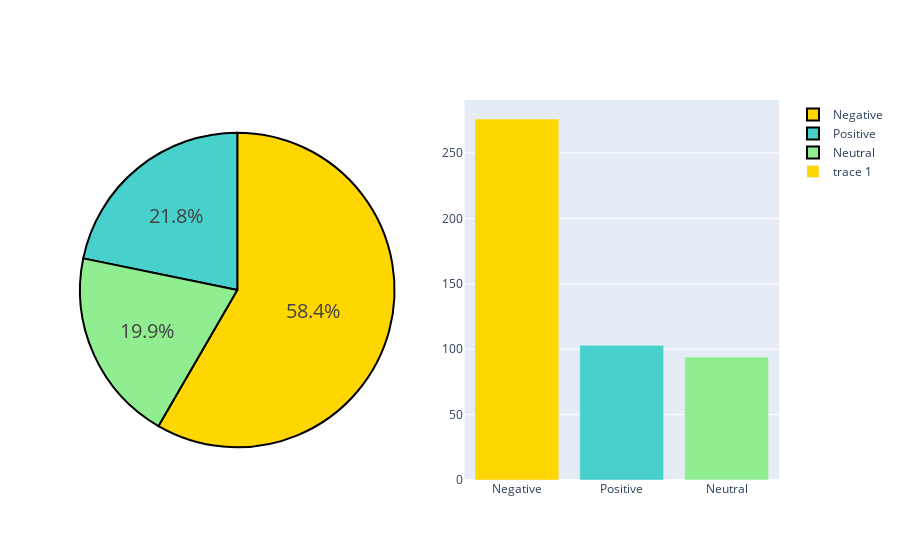

Here is the notebook cell this chart was saved with:
### Code cell
fig = make_subplots(rows=1, cols=2, specs=[[{"type": "pie"}, {"type": "bar"}]])
colors = ['gold', 'mediumturquoise', 'lightgreen'] # darkorange
fig.add_trace(go.Pie(labels=df.label_name.value_counts().index,
                             values=df.label.value_counts().values), 1, 1)

fig.update_traces(hoverinfo='label+percent', textfont_size=20,
                  marker=dict(colors=colors, line=dict(color='#000000', width=2)))

fig.add_trace(go.Bar(x=df.label_name.value_counts().index, y=df.label.value_counts().values, marker_color = colors), 1,2)

fig.show()

### Figure 1 — Plotly figure (JSON) as saved in the notebook; plotly's stock layout.template omitted (floating-point values rounded to 4 significant figures)
{"data": [{"domain": {"x": [0, 0.45], "y": [0, 1]}, "hoverinfo": "label+percent", "labels": ["Negative", "Positive", "Neutral"], "marker": {"colors": ["gold", "mediumturquoise", "lightgreen"], "line": {"color": "#000000", "width": 2}}, "textfont": {"size": 20}, "type": "pie", "values": [276, 103, 94]}, {"marker": {"color": ["gold", "mediumturquoise", "lightgreen"]}, "type": "bar", "x": ["Negative", "Positive", "Neutral"], "xaxis": "x", "y": [276, 103, 94], "yaxis": "y"}], "layout": {"xaxis": {"anchor": "y", "domain": [0.55, 1]}, "yaxis": {"anchor": "x", "domain": [0, 1]}}}
